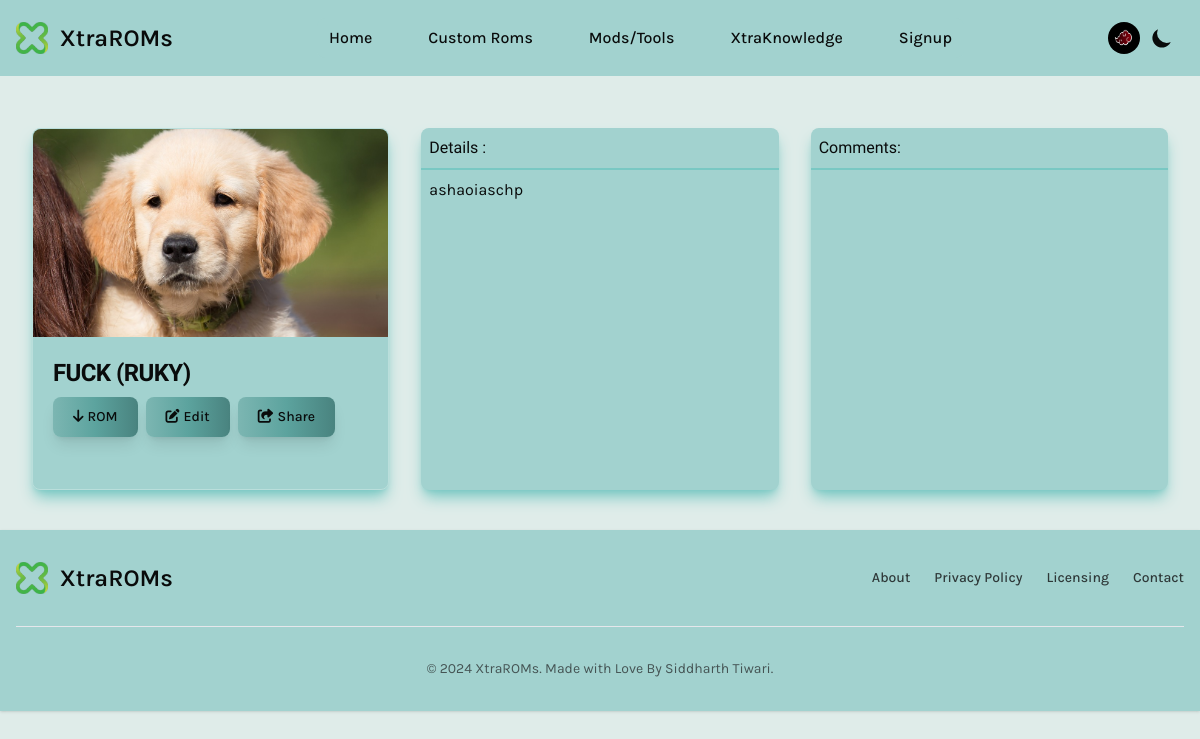
The page /rom_detail/fuck/ on the database its author committed.
### main/models.py (models this page shows, shortened)
class CustomROM(models.Model):
    name = models.CharField(max_length=100)
    device = models.CharField(max_length=50)
    credits = models.ForeignKey(Credits, null=True, on_delete=models.SET_NULL)
    image = models.ImageField(upload_to="images")
    link = models.URLField(max_length=225)
    details = models.TextField()
    upload_date = models.DateField(auto_now_add=True)
    likes = models.ManyToManyField(ROMLike, related_name='liked_roms')
    comments = models.ManyToManyField(Comment, blank=True, related_name='rom_comments')
    uploaded_by = models.OneToOneField(User, on_delete=models.CASCADE, null=True, blank=True)
    slug = AutoSlugField(populate_from='name', null=True, blank=True, default=None)

### main/views.py (the view, shortened to what this page needs)
# urls.py: path('rom_detail/<slug:slug>/', ROMDetailsView.as_view(), name='rom_details'),
class ROMDetailsView(generic.View):
    template_name = 'rom_details.html'
    context_object_name = 'rom'
    def get(self, request, slug):
        rom = get_object_or_404(CustomROM, slug=slug)
        formatted_details = mark_safe(
            rom.details.replace("\n", "<br>").replace("-", "&#8226;")
        )
        comments = rom.comments.all()
        form = CommentForm()
        return render(
            request,
            self.template_name,
            {"rom": rom, "formatted_details": formatted_details, "comments": comments, "form": form},
        )

### main/templates/rom_details.html (shortened to what this page needs)
{% extends 'base.html' %}
{% block content %}
<section class="rom_card mt-32 px-8 mb-10 flex flex-col md:flex-row gap-8 w-full">
  <div class="flex flex-col w-full md:w-[33.33333%]">
    <div class="min-h-full bg-[var(--secondary)] border border-[var(--secondary-200)] rounded-lg shadow-lg shadow-[var(--accent)]">
      <a href="#">
        <img class="rounded-t-lg h-52 min-w-full object-cover" src="{{rom.image.url}}" alt="" />
      </a>
      <div class="p-5">
        <h5 class="mb-2 text-2xl font-['Snippet'] font-bold tracking-tight text-[var(--text)]">{{rom.name}} ({{ rom.device }})</h5>
        <div class="flex">
          <a href="{{rom.link}}"
            class="text-[var(--text)] bg-gradient-to-r from-[var(--primary-400)] via-[var(--primary-500)] to-[var(--primary-600)] hover:bg-gradient-to-br focus:ring-4 focus:outline-none focus:ring-blue-300 shadow-lg shadow-[var(--primary-400)]/50 font-medium rounded-lg text-sm px-5 py-2.5 text-center me-2 mb-2 ">
            <i class="fa-solid fa-arrow-down me-1"></i>ROM
          </a>
          <a href="{% url 'edit_rom' rom.id %}"
            class="text-[var(--text)] bg-gradient-to-r from-[var(--primary-400)] via-[var(--primary-500)] to-[var(--primary-600)] hover:bg-gradient-to-br focus:ring-4 focus:outline-none focus:ring-blue-300 shadow-lg shadow-[var(--primary-400)]/50 font-medium rounded-lg text-sm px-5 py-2.5 text-center me-2 mb-2 ">
            <i class="fa-solid fa-pen-to-square me-1"></i>Edit
          </a>
          <a onclick="shareLink('rom.name', 'rom.id')"
            class="text-[var(--text)] bg-gradient-to-r from-[var(--primary-400)] via-[var(--primary-500)] to-[var(--primary-600)] hover:bg-gradient-to-br focus:ring-4 focus:outline-none focus:ring-blue-300 shadow-lg shadow-[var(--primary-400)]/50 font-medium rounded-lg text-sm px-5 py-2.5 text-center me-2 mb-2 ">
            <i class="fa-solid fa-share-from-square me-1"></i>Share
          </a>
        </div>
      </div>
    </div>
  </div>
  <div class="details flex flex-col w-full md:w-[33.33333%]">
    <div
      class="bg-[var(--secondary)] text-[var(--text)] rounded-lg shadow-lg shadow-[var(--accent)] flex flex-col h-full">
      <div class="p-2 border-b-2 border-[var(--accent)]">
        <h3>Details :</h3>
      </div>
      <div class="max-h-80 overflow-auto p-2 flex-1">{{ formatted_details }}</div>
    </div>
  </div>
  <div class="comments flex flex-col w-full md:w-[33.33333%]">
    <div
      class="bg-[var(--secondary)] text-[var(--text)] rounded-lg shadow-lg shadow-[var(--accent)] flex flex-col h-full lg:relative">
      <div class="p-2 border-b-2 border-[var(--accent)]">
        <h3>Comments:</h3>
      </div>
      <div class="min-h-80 max-h-80 md:max-h-56 overflow-auto px-2">
      </div>
    </div>
  </div>
</section>
{% endblock content %}

### main/static/main.css (style rules this page uses)
body { font-family: 'Karla'; font-weight: 400; }
h1, h2, h3, h4, h5 { font-family: 'Courgette'; font-weight: 700; }
:root { --bg-btn: #fed7d7; --btn-color: #e53e3e; }
:root[data-theme="light"] { --text: #090b0b; --background: #f5f9f8; --primary: #62a7a2; --secondary: #a2d2cf; --accent: #79c8c3; }
a { text-decoration: none; }
:root[data-theme="light"] { --text-50: #f1f4f4; --text-100: #e3e8e8; --text-200: #c7d1d1; --text-300: #abbaba; --text-400: #8fa3a3; --text-500: #738c8c; --text-600: #5c7070; --text-700: #455454; --text-800: #2e3838; --text-900: #171c1c; --text-950: #0b0e0e; --background-50: #eff5f4; --background-100: #dfece9; --background-200: #bfd9d2; --background-300: #9fc6bc; --background-400: #80b3a6; --background-500: #609f8f; --background-600: #4d8073; --background-700: #396056; --background-800: #264039; --background-900: #13201d; --background-950: #0a100e; --primary-50: #eff6f5; --primary-100: #deedec; --primary-200: #bedad8; --primary-300: #9dc8c5; --primary-400: #7cb6b2; --primary-500: #5ca39e; --primary-600: #49837f; --primary-700: #37625f; --primary-800: #25413f; --primary-900: #122120; --primary-950: #091010; --secondary-50: #eef7f6; --secondary-100: #ddeeed; --secondary-200: #badedb; --secondary-300: #98cdca; --secondary-400: #75bdb8; --secondary-500: #53aca6; --secondary-600: #428a85; --secondary-700: #326764; --secondary-800: #214542; --secondary-900: #112221; --secondary-950: #081111; --accent-50: #edf8f7; --accent-100: #dbf0ef; --accent-200: #b7e1df; --accent-300: #92d3ce; --accent-400: #6ec4be; --accent-500: #4ab5ae; --accent-600: #3b918b; --accent-700: #2c6d68; --accent-800: #1e4846; --accent-900: #0f2423; --accent-950: #071211; }

### rows shown on the page
CustomROM: image (picture), name "FUCK", device "RUKY", details "ashaoiaschp"
